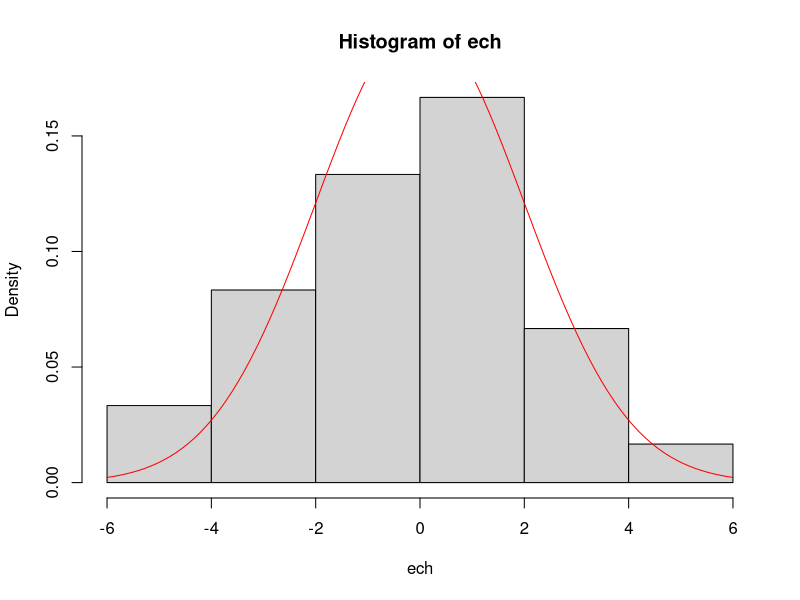
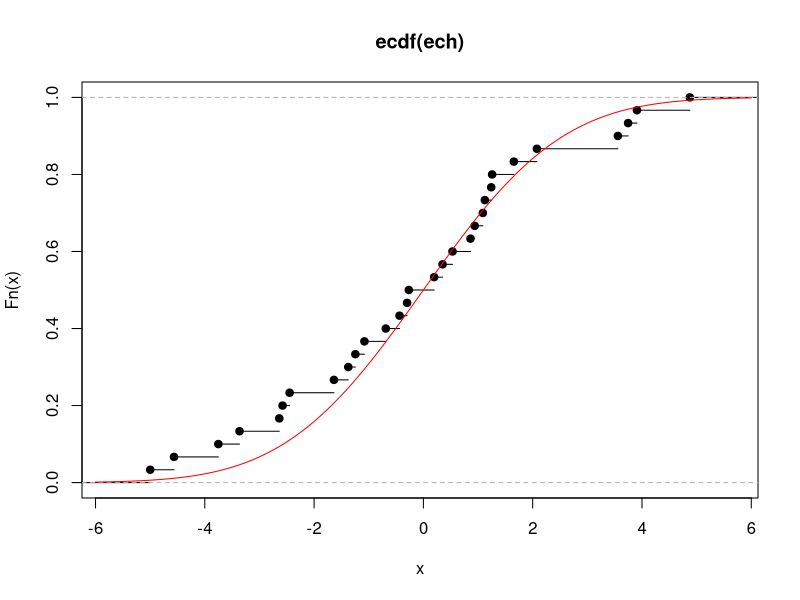
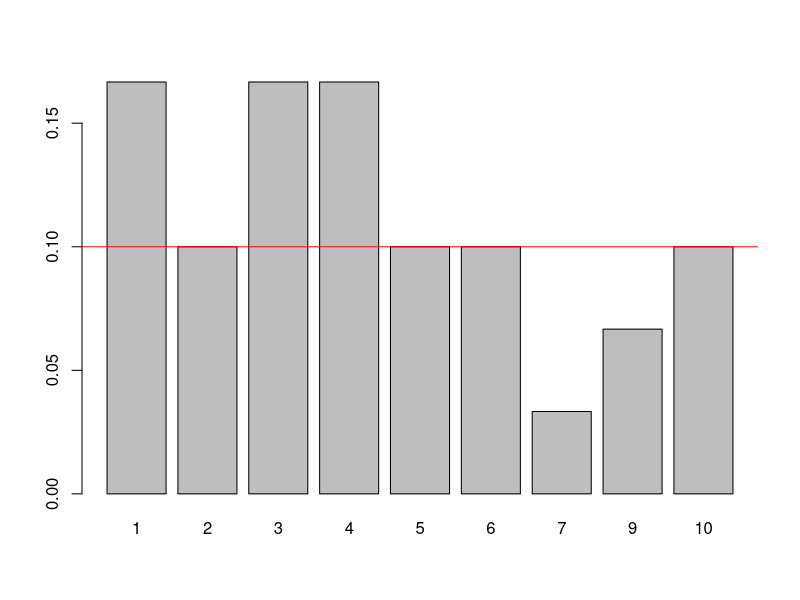

R code for these plots, in order:
## ---- chunk 1
n<-30
ech<-rnorm(n,mean = 0,sd = 2) # simulation d'un échantillon d'une loi normale d'espérance 1 et de variance 4 (écart-type = 2)
head(ech,n = 20)
hist(ech, freq=F)
curve(dnorm(x,mean = 0,sd = 2),from = -6,to = 6,ylab="densité",add=T,col="red")
plot(ecdf(ech))
curve(pnorm(x,mean = 0,sd = 2),from = -6,to = 6,ylab="Fonction de répartition",add=T,col="red")
quantile.normale<-qnorm(p = c(0.05,0.1,0.25,0.5,0.75,0.9,0.95),mean = 0,sd = 2)
quantile.echantillon<-quantile(x = ech,probs = c(0.05,0.1,0.25,0.5,0.75,0.9,0.95))
(rbind(quantile.echantillon,quantile.normale))
## ---- chunk 2
n<-30
ech<-sample(1:10,n,replace=T)
table(ech)/n
barplot(table(ech)/n)
abline(h=1/10,col="red")
## ---- chunk 3
n<- 30  # taille de l'échantillon
p<-0.3   # paramètre de la loi de Bernoulli
esp<-p
var<-p*(1-p)
ech<-rbinom(n,size = 1,prob = p) # size = 1 correspond à la loi de Bernoulli
table(ech)/n
paste("La moyenne de l'échantillon est ",mean(ech),", sachant que l'espérance vaut",esp)
paste("La variance de l'échantillon est ",round(var(ech),2),", sachant que la variance de la loi vaut",p*(1-p))
